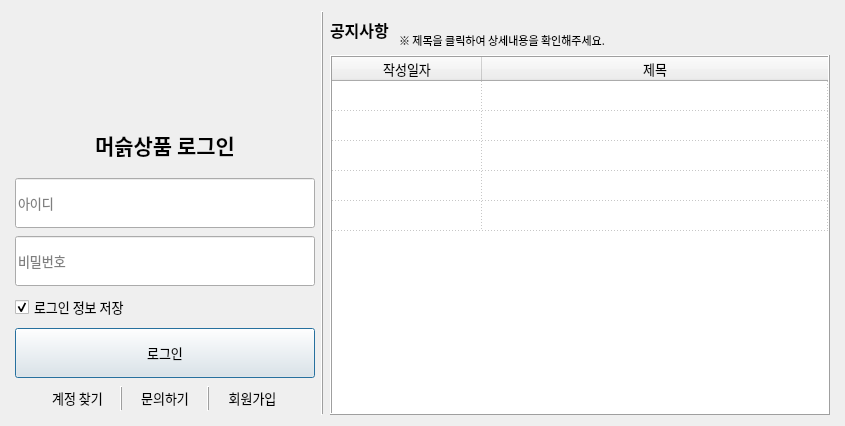
<?xml version="1.0" encoding="UTF-8"?>
<ui version="4.0">
 <class>Dialog</class>
 <widget class="QDialog" name="Dialog">
  <property name="geometry">
   <rect>
    <x>0</x>
    <y>0</y>
    <width>845</width>
    <height>426</height>
   </rect>
  </property>
  <property name="minimumSize">
   <size>
    <width>845</width>
    <height>0</height>
   </size>
  </property>
  <property name="maximumSize">
   <size>
    <width>845</width>
    <height>426</height>
   </size>
  </property>
  <property name="font">
   <font>
    <family>KoPubWorld돋움체 Medium</family>
    <pointsize>10</pointsize>
   </font>
  </property>
  <property name="windowTitle">
   <string>Dialog</string>
  </property>
  <layout class="QGridLayout" name="gridLayout_2">
   <item row="0" column="0">
    <layout class="QHBoxLayout" name="horizontalLayout">
     <item>
      <layout class="QVBoxLayout" name="verticalLayout">
       <property name="spacing">
        <number>7</number>
       </property>
       <property name="sizeConstraint">
        <enum>QLayout::SetDefaultConstraint</enum>
       </property>
       <item>
        <widget class="QLabel" name="label">
         <property name="minimumSize">
          <size>
           <width>300</width>
           <height>100</height>
          </size>
         </property>
         <property name="maximumSize">
          <size>
           <width>300</width>
           <height>100</height>
          </size>
         </property>
         <property name="font">
          <font>
           <family>KoPubWorld돋움체 Bold</family>
           <pointsize>14</pointsize>
           <weight>75</weight>
           <bold>true</bold>
          </font>
         </property>
         <property name="text">
          <string/>
         </property>
         <property name="pixmap">
          <pixmap resource="test.qrc">:/png/login_logo.png</pixmap>
         </property>
         <property name="alignment">
          <set>Qt::AlignCenter</set>
         </property>
        </widget>
       </item>
       <item>
        <widget class="QLabel" name="label_5">
         <property name="minimumSize">
          <size>
           <width>0</width>
           <height>50</height>
          </size>
         </property>
         <property name="maximumSize">
          <size>
           <width>300</width>
           <height>50</height>
          </size>
         </property>
         <property name="sizeIncrement">
          <size>
           <width>0</width>
           <height>-1</height>
          </size>
         </property>
         <property name="font">
          <font>
           <family>KoPubWorld돋움체 Bold</family>
           <pointsize>16</pointsize>
           <weight>75</weight>
           <bold>true</bold>
          </font>
         </property>
         <property name="text">
          <string>머슭상품 로그인</string>
         </property>
         <property name="alignment">
          <set>Qt::AlignCenter</set>
         </property>
        </widget>
       </item>
       <item>
        <widget class="QLineEdit" name="lineEdit_id">
         <property name="minimumSize">
          <size>
           <width>0</width>
           <height>50</height>
          </size>
         </property>
         <property name="maximumSize">
          <size>
           <width>300</width>
           <height>16777215</height>
          </size>
         </property>
         <property name="autoFillBackground">
          <bool>false</bool>
         </property>
         <property name="frame">
          <bool>true</bool>
         </property>
         <property name="placeholderText">
          <string>아이디</string>
         </property>
         <property name="clearButtonEnabled">
          <bool>true</bool>
         </property>
        </widget>
       </item>
       <item>
        <widget class="QLineEdit" name="lineEdit_password">
         <property name="minimumSize">
          <size>
           <width>0</width>
           <height>50</height>
          </size>
         </property>
         <property name="maximumSize">
          <size>
           <width>300</width>
           <height>16777215</height>
          </size>
         </property>
         <property name="inputMask">
          <string/>
         </property>
         <property name="frame">
          <bool>true</bool>
         </property>
         <property name="echoMode">
          <enum>QLineEdit::Password</enum>
         </property>
         <property name="placeholderText">
          <string>비밀번호</string>
         </property>
         <property name="clearButtonEnabled">
          <bool>true</bool>
         </property>
        </widget>
       </item>
       <item>
        <widget class="QCheckBox" name="checkBox_login">
         <property name="maximumSize">
          <size>
           <width>300</width>
           <height>16777215</height>
          </size>
         </property>
         <property name="text">
          <string>로그인 정보 저장</string>
         </property>
         <property name="checked">
          <bool>true</bool>
         </property>
         <property name="tristate">
          <bool>false</bool>
         </property>
        </widget>
       </item>
       <item>
        <widget class="QPushButton" name="pushButton_login">
         <property name="minimumSize">
          <size>
           <width>0</width>
           <height>50</height>
          </size>
         </property>
         <property name="maximumSize">
          <size>
           <width>300</width>
           <height>50</height>
          </size>
         </property>
         <property name="text">
          <string>로그인</string>
         </property>
        </widget>
       </item>
       <item>
        <layout class="QHBoxLayout" name="horizontalLayout_2">
         <item>
          <widget class="QFrame" name="frame">
           <property name="maximumSize">
            <size>
             <width>20</width>
             <height>25</height>
            </size>
           </property>
           <property name="frameShape">
            <enum>QFrame::NoFrame</enum>
           </property>
           <property name="frameShadow">
            <enum>QFrame::Raised</enum>
           </property>
          </widget>
         </item>
         <item>
          <widget class="QLabel" name="label_find">
           <property name="maximumSize">
            <size>
             <width>16777215</width>
             <height>25</height>
            </size>
           </property>
           <property name="text">
            <string>&lt;a href=&quot;1&quot;&gt;&lt;span style=&quot; color:#000000;&quot; style=&quot;text-decoration:none&quot;&gt;계정 찾기&lt;/a&gt;</string>
           </property>
           <property name="alignment">
            <set>Qt::AlignCenter</set>
           </property>
          </widget>
         </item>
         <item>
          <widget class="Line" name="line_3">
           <property name="maximumSize">
            <size>
             <width>16777215</width>
             <height>25</height>
            </size>
           </property>
           <property name="frameShadow">
            <enum>QFrame::Raised</enum>
           </property>
           <property name="orientation">
            <enum>Qt::Vertical</enum>
           </property>
          </widget>
         </item>
         <item>
          <widget class="QLabel" name="label_contact">
           <property name="maximumSize">
            <size>
             <width>16777215</width>
             <height>25</height>
            </size>
           </property>
           <property name="text">
            <string>&lt;a href=&quot;https://youngmusk.imweb.me/TREND&quot;&gt;&lt;span style=&quot; color:#000000;&quot; style=&quot;text-decoration:none&quot;&gt;문의하기&lt;/a&gt;</string>
           </property>
           <property name="alignment">
            <set>Qt::AlignCenter</set>
           </property>
           <property name="openExternalLinks">
            <bool>true</bool>
           </property>
          </widget>
         </item>
         <item>
          <widget class="Line" name="line_4">
           <property name="maximumSize">
            <size>
             <width>16777215</width>
             <height>25</height>
            </size>
           </property>
           <property name="frameShadow">
            <enum>QFrame::Raised</enum>
           </property>
           <property name="orientation">
            <enum>Qt::Vertical</enum>
           </property>
          </widget>
         </item>
         <item>
          <widget class="QLabel" name="label_register">
           <property name="maximumSize">
            <size>
             <width>16777215</width>
             <height>25</height>
            </size>
           </property>
           <property name="text">
            <string>&lt;a href=&quot;1&quot;&gt;&lt;span style=&quot; color:#000000;&quot; style=&quot;text-decoration:none&quot;&gt;회원가입&lt;/a&gt;</string>
           </property>
           <property name="alignment">
            <set>Qt::AlignCenter</set>
           </property>
          </widget>
         </item>
         <item>
          <widget class="QFrame" name="frame_2">
           <property name="maximumSize">
            <size>
             <width>20</width>
             <height>25</height>
            </size>
           </property>
           <property name="frameShape">
            <enum>QFrame::NoFrame</enum>
           </property>
           <property name="frameShadow">
            <enum>QFrame::Raised</enum>
           </property>
          </widget>
         </item>
        </layout>
       </item>
      </layout>
     </item>
     <item>
      <widget class="Line" name="line">
       <property name="frameShadow">
        <enum>QFrame::Raised</enum>
       </property>
       <property name="lineWidth">
        <number>1</number>
       </property>
       <property name="midLineWidth">
        <number>0</number>
       </property>
       <property name="orientation">
        <enum>Qt::Vertical</enum>
       </property>
      </widget>
     </item>
     <item>
      <layout class="QVBoxLayout" name="verticalLayout_2">
       <item>
        <layout class="QHBoxLayout" name="horizontalLayout_3">
         <item>
          <widget class="QLabel" name="label_2">
           <property name="sizePolicy">
            <sizepolicy hsizetype="Maximum" vsizetype="Fixed">
             <horstretch>0</horstretch>
             <verstretch>0</verstretch>
            </sizepolicy>
           </property>
           <property name="font">
            <font>
             <family>KoPubWorld돋움체 Bold</family>
             <pointsize>12</pointsize>
             <weight>75</weight>
             <bold>true</bold>
            </font>
           </property>
           <property name="text">
            <string>공지사항 </string>
           </property>
           <property name="alignment">
            <set>Qt::AlignLeading|Qt::AlignLeft|Qt::AlignVCenter</set>
           </property>
          </widget>
         </item>
         <item>
          <widget class="QLabel" name="label_3">
           <property name="font">
            <font>
             <family>KoPubWorld돋움체 Light</family>
             <pointsize>8</pointsize>
            </font>
           </property>
           <property name="text">
            <string>※ 제목을 클릭하여 상세내용을 확인해주세요.</string>
           </property>
           <property name="alignment">
            <set>Qt::AlignBottom|Qt::AlignLeading|Qt::AlignLeft</set>
           </property>
          </widget>
         </item>
        </layout>
       </item>
       <item>
        <widget class="QTableWidget" name="tableWidget_news">
         <property name="minimumSize">
          <size>
           <width>500</width>
           <height>0</height>
          </size>
         </property>
         <property name="maximumSize">
          <size>
           <width>500</width>
           <height>360</height>
          </size>
         </property>
         <property name="font">
          <font>
           <family>KoPubWorld돋움체 Light</family>
          </font>
         </property>
         <property name="frameShape">
          <enum>QFrame::Box</enum>
         </property>
         <property name="frameShadow">
          <enum>QFrame::Raised</enum>
         </property>
         <property name="lineWidth">
          <number>1</number>
         </property>
         <property name="midLineWidth">
          <number>0</number>
         </property>
         <property name="verticalScrollBarPolicy">
          <enum>Qt::ScrollBarAsNeeded</enum>
         </property>
         <property name="horizontalScrollBarPolicy">
          <enum>Qt::ScrollBarAlwaysOff</enum>
         </property>
         <property name="autoScroll">
          <bool>true</bool>
         </property>
         <property name="editTriggers">
          <set>QAbstractItemView::NoEditTriggers</set>
         </property>
         <property name="showDropIndicator" stdset="0">
          <bool>true</bool>
         </property>
         <property name="dragEnabled">
          <bool>false</bool>
         </property>
         <property name="dragDropOverwriteMode">
          <bool>true</bool>
         </property>
         <property name="dragDropMode">
          <enum>QAbstractItemView::NoDragDrop</enum>
         </property>
         <property name="selectionMode">
          <enum>QAbstractItemView::NoSelection</enum>
         </property>
         <property name="verticalScrollMode">
          <enum>QAbstractItemView::ScrollPerItem</enum>
         </property>
         <property name="gridStyle">
          <enum>Qt::DotLine</enum>
         </property>
         <property name="sortingEnabled">
          <bool>false</bool>
         </property>
         <property name="wordWrap">
          <bool>true</bool>
         </property>
         <property name="cornerButtonEnabled">
          <bool>true</bool>
         </property>
         <property name="rowCount">
          <number>5</number>
         </property>
         <attribute name="horizontalHeaderVisible">
          <bool>true</bool>
         </attribute>
         <attribute name="horizontalHeaderCascadingSectionResizes">
          <bool>false</bool>
         </attribute>
         <attribute name="horizontalHeaderDefaultSectionSize">
          <number>150</number>
         </attribute>
         <attribute name="horizontalHeaderHighlightSections">
          <bool>false</bool>
         </attribute>
         <attribute name="horizontalHeaderMinimumSectionSize">
          <number>100</number>
         </attribute>
         <attribute name="horizontalHeaderShowSortIndicator" stdset="0">
          <bool>false</bool>
         </attribute>
         <attribute name="horizontalHeaderStretchLastSection">
          <bool>true</bool>
         </attribute>
         <attribute name="verticalHeaderVisible">
          <bool>false</bool>
         </attribute>
         <attribute name="verticalHeaderCascadingSectionResizes">
          <bool>false</bool>
         </attribute>
         <row/>
         <row/>
         <row/>
         <row/>
         <row/>
         <column>
          <property name="text">
           <string>작성일자</string>
          </property>
         </column>
         <column>
          <property name="text">
           <string>제목</string>
          </property>
         </column>
         <item row="0" column="0">
          <property name="text">
           <string/>
          </property>
          <property name="textAlignment">
           <set>AlignCenter</set>
          </property>
         </item>
         <item row="1" column="0">
          <property name="textAlignment">
           <set>AlignCenter</set>
          </property>
         </item>
        </widget>
       </item>
      </layout>
     </item>
    </layout>
   </item>
  </layout>
 </widget>
 <resources>
  <include location="test.qrc"/>
 </resources>
 <connections>
  <connection>
   <sender>pushButton_login</sender>
   <signal>clicked()</signal>
   <receiver>Dialog</receiver>
   <slot>login_lnterface()</slot>
   <hints>
    <hint type="sourcelabel">
     <x>188</x>
     <y>350</y>
    </hint>
    <hint type="destinationlabel">
     <x>319</x>
     <y>61</y>
    </hint>
   </hints>
  </connection>
  <connection>
   <sender>label_find</sender>
   <signal>linkActivated(QString)</signal>
   <receiver>Dialog</receiver>
   <slot>find_lnterface()</slot>
   <hints>
    <hint type="sourcelabel">
     <x>92</x>
     <y>398</y>
    </hint>
    <hint type="destinationlabel">
     <x>112</x>
     <y>383</y>
    </hint>
   </hints>
  </connection>
  <connection>
   <sender>label_register</sender>
   <signal>linkActivated(QString)</signal>
   <receiver>Dialog</receiver>
   <slot>register_lnterface()</slot>
   <hints>
    <hint type="sourcelabel">
     <x>254</x>
     <y>402</y>
    </hint>
    <hint type="destinationlabel">
     <x>284</x>
     <y>382</y>
    </hint>
   </hints>
  </connection>
 </connections>
 <slots>
  <slot>login_lnterface()</slot>
  <slot>find_lnterface()</slot>
  <slot>register_lnterface()</slot>
 </slots>
</ui>
